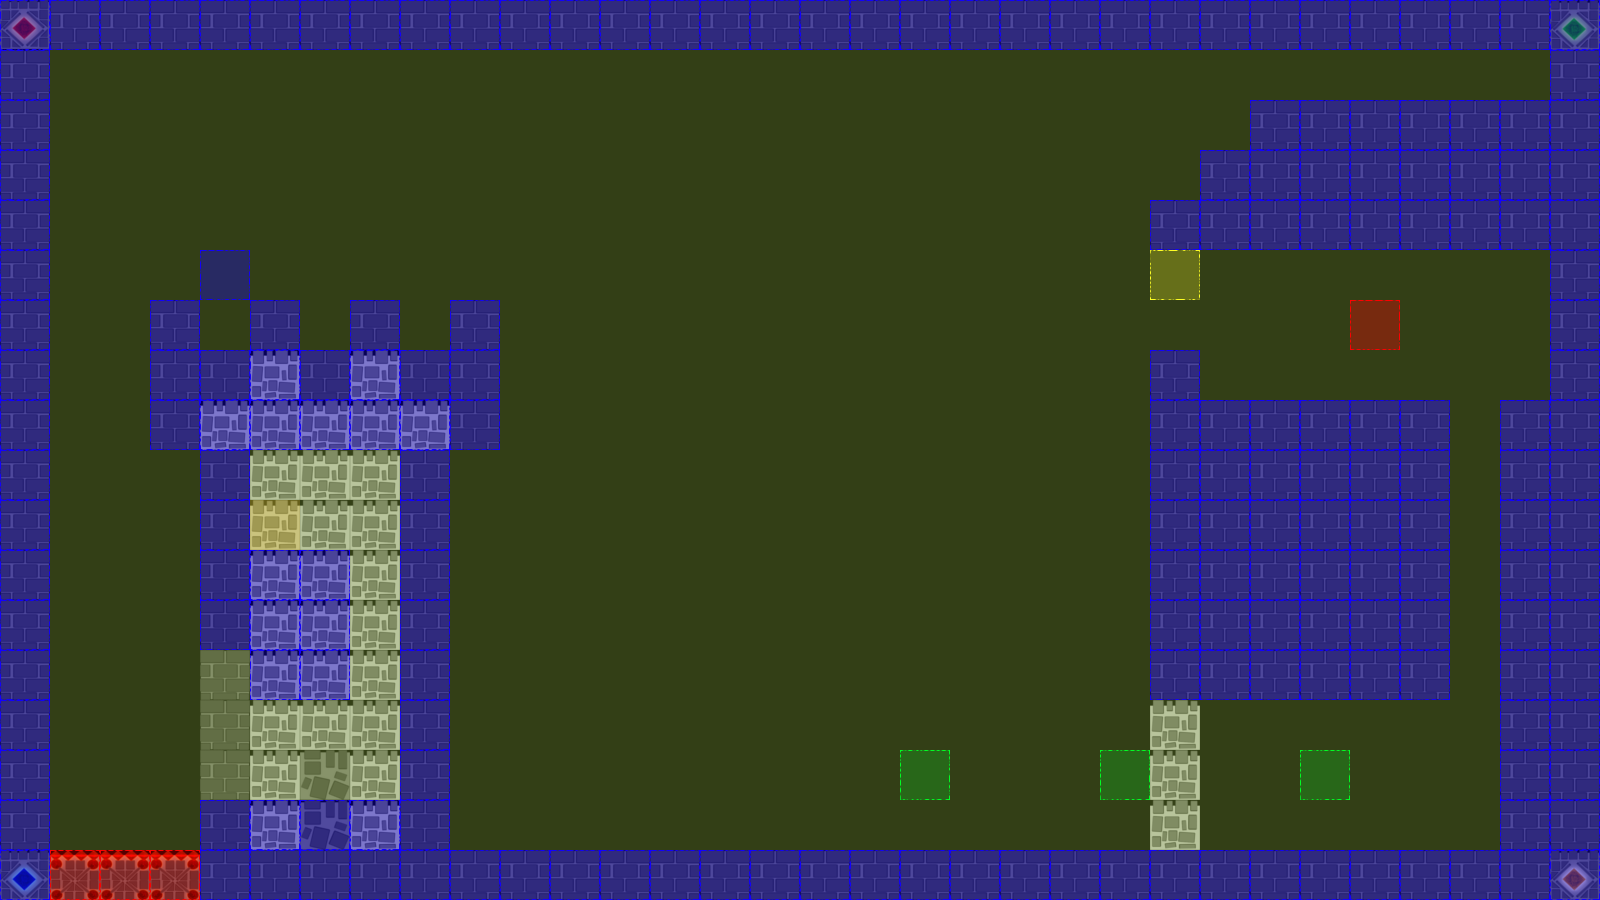

Tiled map render using the project's own tile images. Description and the map definition, with tile-layer contents summarised, below:
An orthogonal 32x18 tile map with 50x50 px tiles, 3 tile layers (terrain, collision, event), 2 tilesets.

<map version="1.0" orientation="orthogonal" renderorder="left-up" width="32" height="18" tilewidth="50" tileheight="50" nextobjectid="3">
 <tileset firstgid="1" name="castleTile" tilewidth="50" tileheight="50" tilecount="36" columns="6">
  <image source="tiles/castleTile.png" width="300" height="300" />
 </tileset>
 <tileset firstgid="37" name="collisionTile" tilewidth="50" tileheight="50" tilecount="12" columns="3">
  <image source="tiles/collisionTile.png" width="150" height="200" />
 </tileset>
 <layer name="terrain" width="32" height="18">
  <data>[576 cells, 224 non-empty, 8 distinct tile ids]</data>
 </layer>
 <layer name="collision" width="32" height="18">
  <data>[576 cells, 576 non-empty, 3 distinct tile ids]</data>
 </layer>
 <layer name="event" width="32" height="18">
  <data>[576 cells, 7 non-empty, 5 distinct tile ids]</data>
 </layer>
</map>
